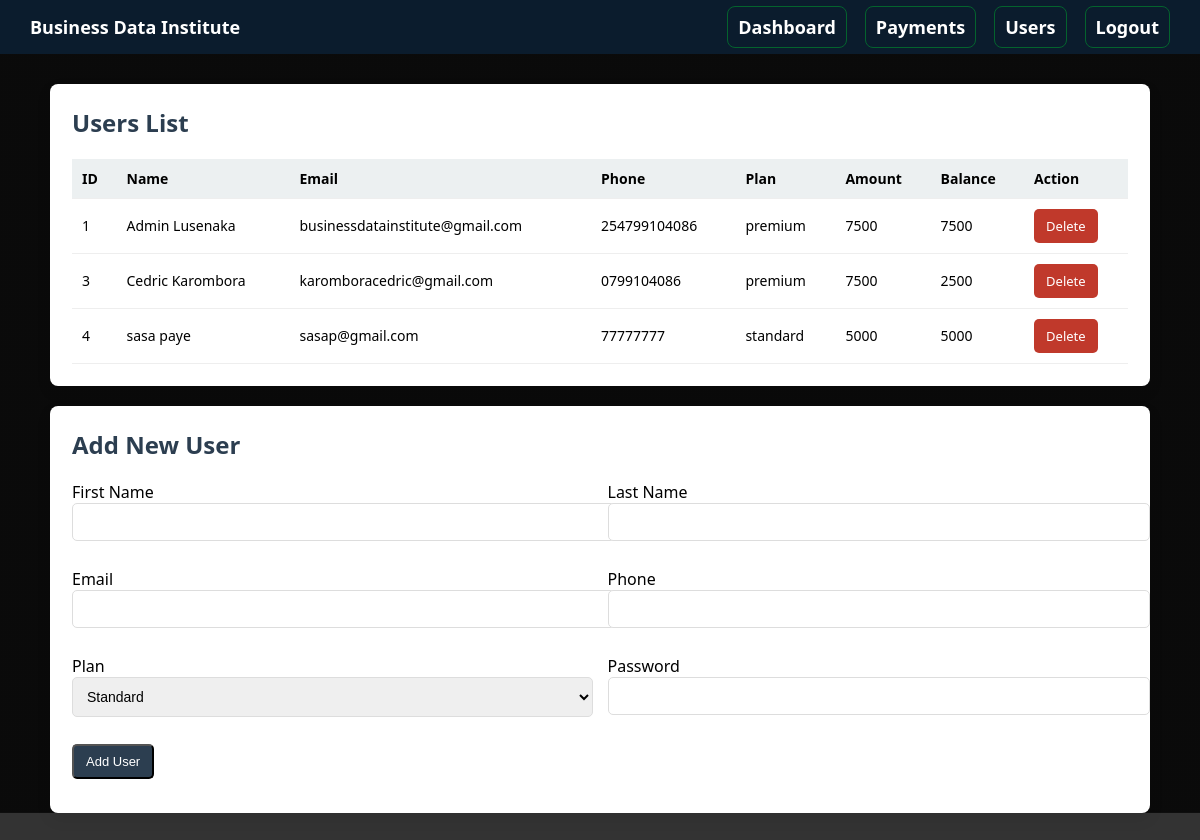
The page /admin_users (signed in) on the database as committed earlier.
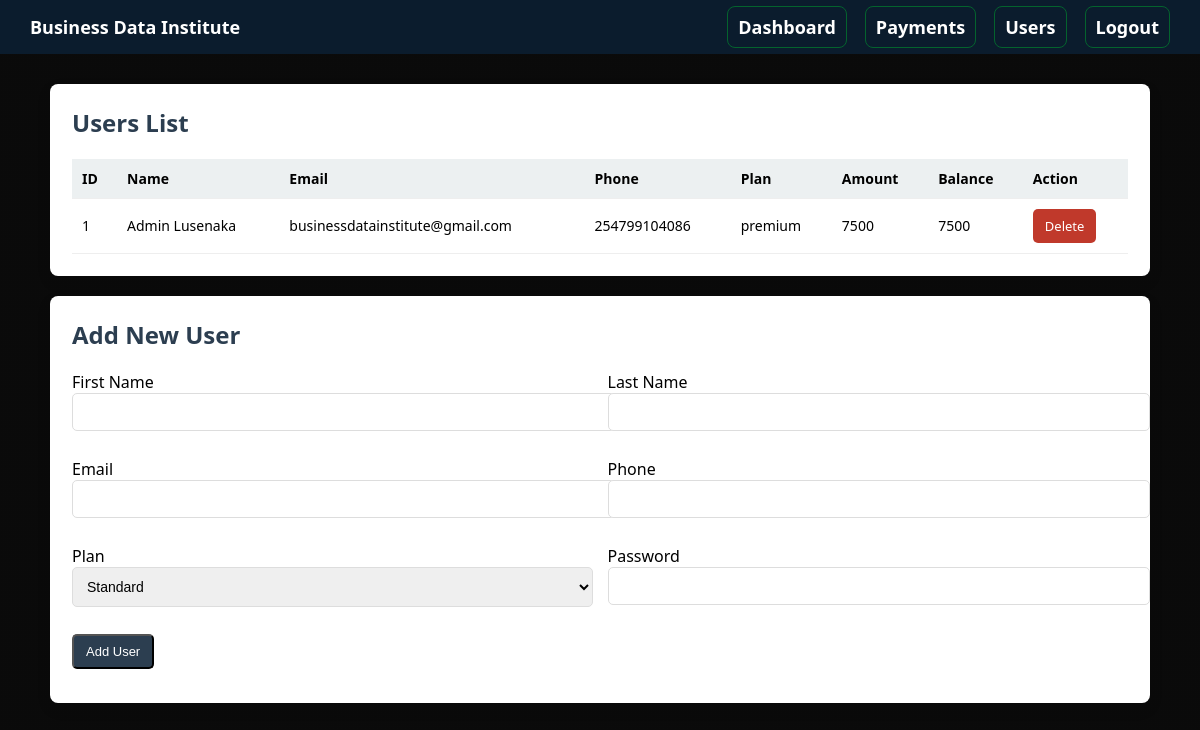
The same page on the database as committed later.
### tables this page shows
CREATE TABLE users (
            id INTEGER PRIMARY KEY AUTOINCREMENT,
            first_name TEXT NOT NULL,
            last_name TEXT NOT NULL,
            email TEXT UNIQUE NOT NULL,
            phone TEXT NOT NULL,
            plan TEXT NOT NULL,
            amount INTEGER NOT NULL,
            balance INTEGER NOT NULL,
            password TEXT NOT NULL,
            is_admin INTEGER DEFAULT 0
        );

### app.py (the view)
@app.route("/admin_users")
def admin_users():
    if session.get("is_admin") != 1:
        return redirect(url_for("login"))
    conn = get_db_connection()
    users = conn.execute("SELECT * FROM users").fetchall()
    conn.close()
    return render_template("admin_users.html", users=users)

### app.py (called while the page is built)
def get_db_connection():
    conn = sqlite3.connect(DB_PATH)
    conn.row_factory = sqlite3.Row
    return conn

### templates/admin_users.html (shortened to what this page needs)
<!DOCTYPE html>
<html lang="en">
<head>
</head>
<body>
<div class="main">
<div class="header">
    Business Data Institute
    <div class="menu"> <ul>
            <li><a href="/admin_dashboard">Dashboard</a></li>
            <li><a href="/admin_payments">Payments</a></li>
            <li><a href="/admin_users">Users</a></li>
            <li><a href="/logout">Logout</a></li>
        </ul></div>
</div>
<div class="container">
    <div class="card">
        <h2>Users List</h2>
        <table>
            <tr>
                <th>ID</th>
                <th>Name</th>
                <th>Email</th>
                <th>Phone</th>
                <th>Plan</th>
                <th>Amount</th>
                <th>Balance</th>
                <th>Action</th>
            </tr>
            {% for user in users %}
            <tr>
                <td>{{ user.id }}</td>
                <td>{{ user.first_name }} {{ user.last_name }}</td>
                <td>{{ user.email }}</td>
                <td>{{ user.phone }}</td>
                <td>{{ user.plan }}</td>
                <td>{{ user.amount }}</td>
                <td>{{ user.balance }}</td>
                <td>
                    <a class="btn btn-danger" href="/admin_users/delete/{{ user.id }}">Delete</a>
                </td>
            </tr>
            {% endfor %}
        </table>
    </div>
    <div class="card">
        <h2>Add New User</h2>
        <form action="/admin_users/add" method="POST">
            <div class="grid">
                <div class="form-group">
                    <label>First Name</label>
                    <input type="text" name="first_name" required>
                </div>
                <div class="form-group">
                    <label>Last Name</label>
                    <input type="text" name="last_name" required>
                </div>
                <div class="form-group">
                    <label>Email</label>
                    <input type="email" name="email" required>
                </div>
                <div class="form-group">
                    <label>Phone</label>
                    <input type="text" name="phone" required>
                </div>
                <div class="form-group">
                    <label>Plan</label>
                    <select name="plan" required>
                        <option value="standard">Standard</option>
                    </select>
                </div>
                <div class="form-group">
                    <label>Password</label>
                    <input type="password" name="password" required>
                </div>
                <div class="form-group grid-full">
                    <button class="btn" type="submit">Add User</button>
                </div>
            </div>
        </form>
    </div>
</div>
</div>
</body>
</html>

### templates/admin_users.html (style rules this page uses)
body { margin: 0; padding: 0; font-family: "Segoe UI", Tahoma, Arial, sans-serif; background: #f4f6f9; background: linear-gradient(to top, rgba(0,0,0,0.8) 50%, rgba(0,0,0,0.8) 50%); }
.main { width: 100%; min-height: 100vh; background: linear-gradient(to top, rgba(0,0,0,0.8) 50%, rgba(0,0,0,0.8) 50%); background-position: center; background-size: cover; }
.header { display: flex; justify-content: space-between; align-items: center; background: #0b1c2d; padding: 15px 30px; color: #ffffff; font-size: 18px; font-weight: 600; }
.menu ul { list-style: none; display: flex; gap: 18px; margin: 0; padding: 0; }
.menu a { color: #fff; text-decoration: none; border: 1px solid #04632d; border-radius: 8px; padding: 8px 10px; }
.container { max-width: 1100px; margin: 30px auto; padding: 0 20px; }
.card { background: #fff; padding: 22px; border-radius: 8px; box-shadow: 0 6px 15px rgba(0,0,0,0.08); margin-bottom: 20px; }
h2 { margin-top: 0; color: #2c3e50; }
table { width: 100%; border-collapse: collapse; margin-top: 10px; }
table th, table td { padding: 10px; border-bottom: 1px solid #eee; text-align: left; font-size: 14px; }
table th { background: #ecf0f1; }
.btn { display: inline-block; padding: 8px 12px; background: #2c3e50; color: #fff; text-decoration: none; border-radius: 5px; font-size: 13px; }
.btn-danger { background: #c0392b; }
.form-group { margin-bottom: 12px; }
input, select { width: 100%; padding: 10px; border: 1px solid #ddd; border-radius: 5px; font-size: 14px; }
.grid { display: grid; grid-template-columns: 1fr 1fr; gap: 15px; }
.grid-full { grid-column: 1 / -1; }

Rows that differ between the two databases and show on the page:
removed users: id "3", first_name "Cedric", last_name "Karombora", email "karomboracedric@gmail.com", phone "0799104086", plan "premium", amount "7500", balance "2500"
removed users: id "4", first_name "sasa", last_name "paye", email "sasap@gmail.com", phone "77777777", plan "standard", amount "5000", balance "5000"
